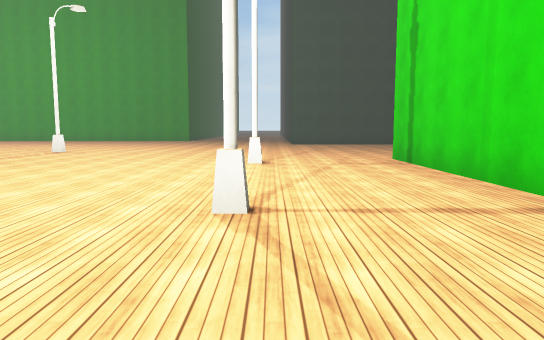
view 1 (above)

24 first-person views from a walk through a Unity game level. The camera is 1.4 m above the floor, tilts 6° down and sees 70° across. The floor is counted in squares, 2 m on a side. Each view is taken from the middle of a square. On the plan, view 1 faces up. The plan holds only what a view shows up to about 11 squares ahead; the rest is blank. The place goes on beyond the plan. The player character is not drawn. Some surface patterns are stand-ins.

view 2
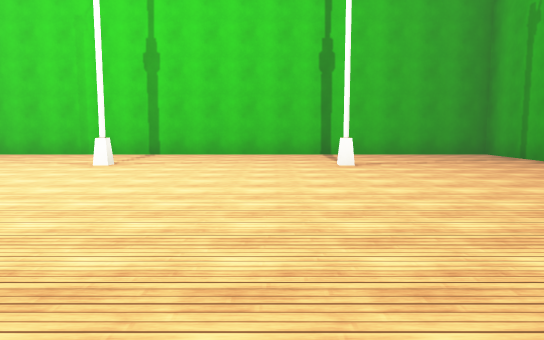

view 3
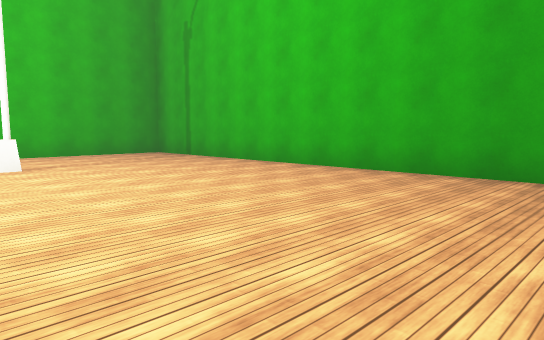

view 4
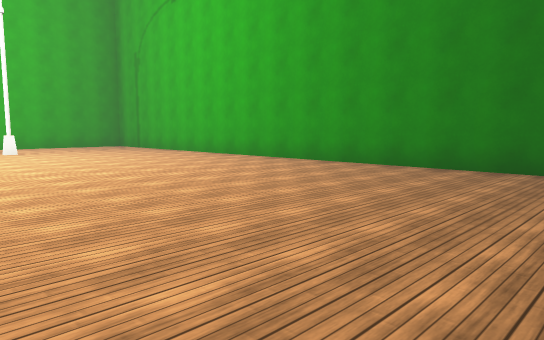

view 5
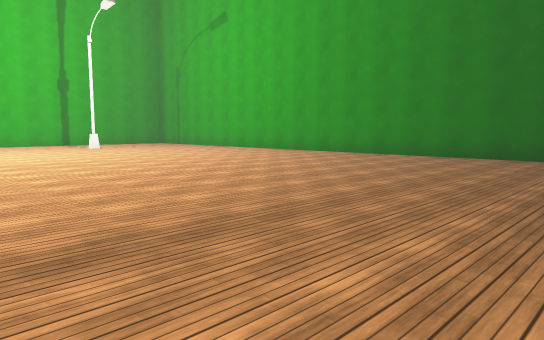

view 6
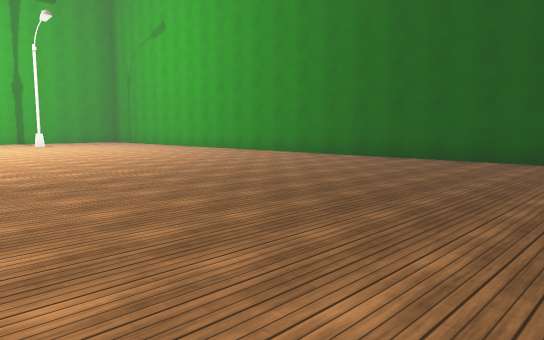

view 7
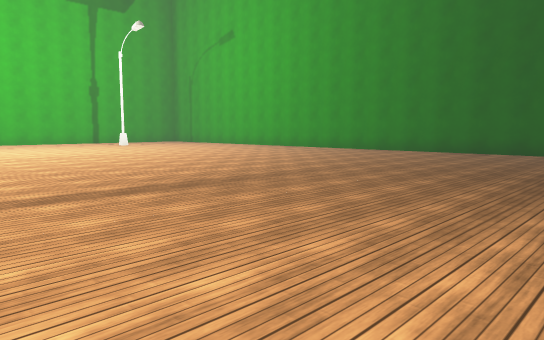

view 8
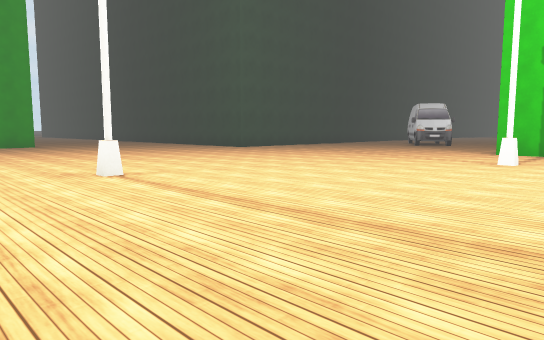

view 9
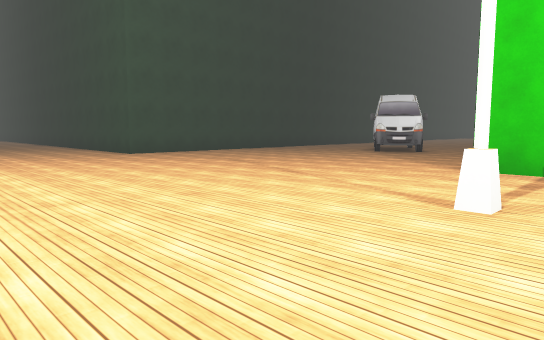

view 10
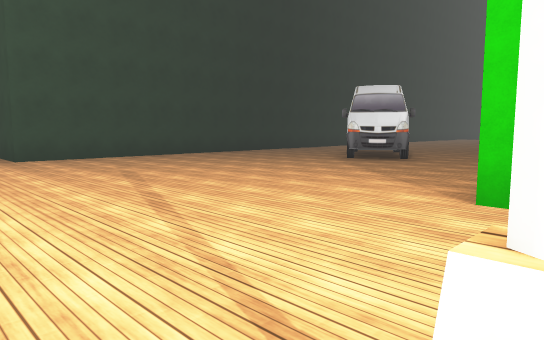

view 11
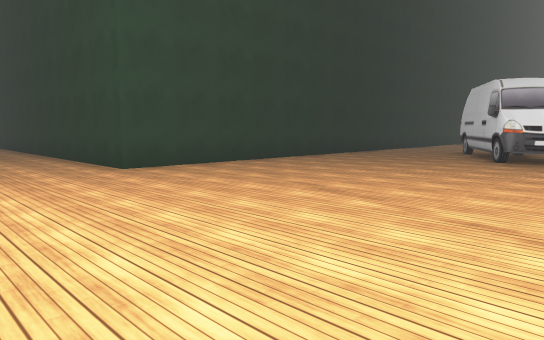

view 12
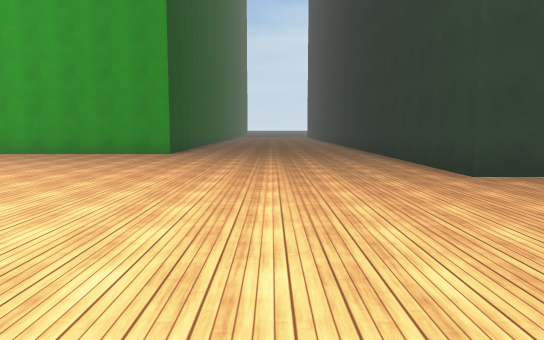

view 13
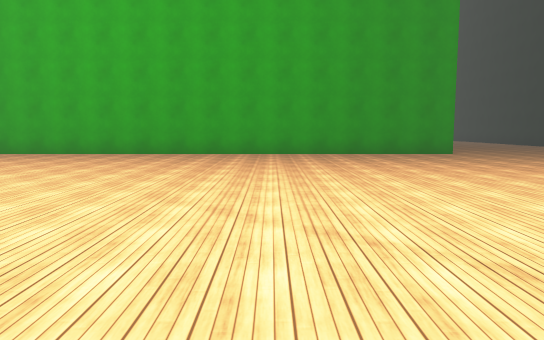

view 14
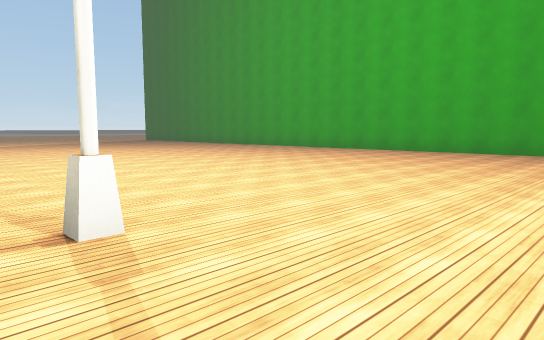

view 15
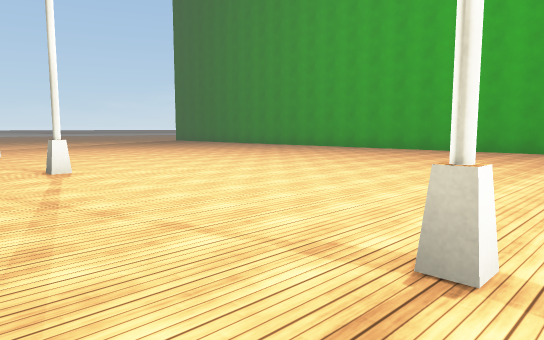

view 16
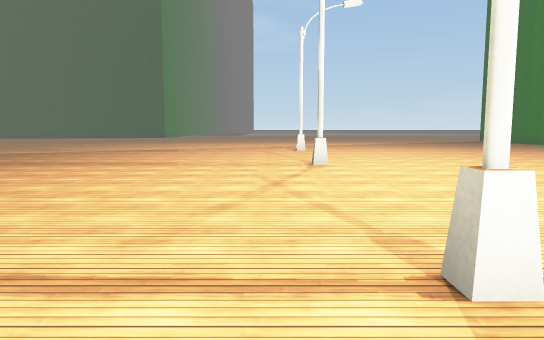

view 17
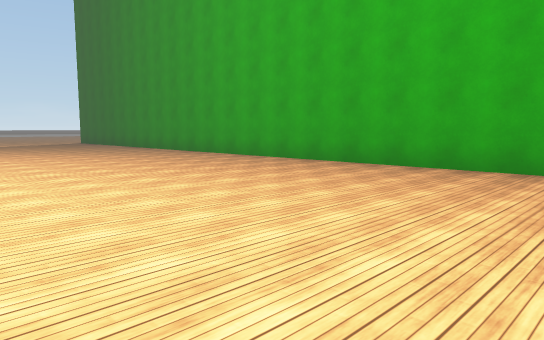

view 18
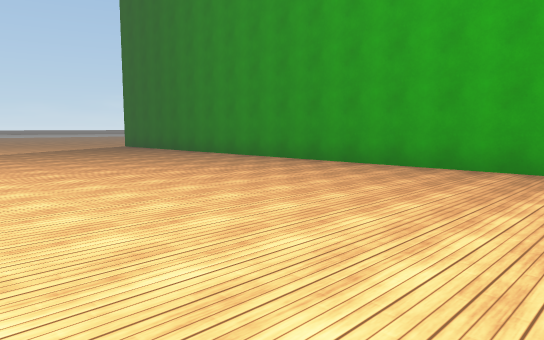

view 19
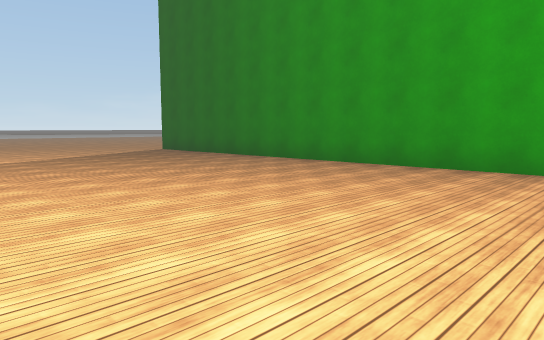

view 20
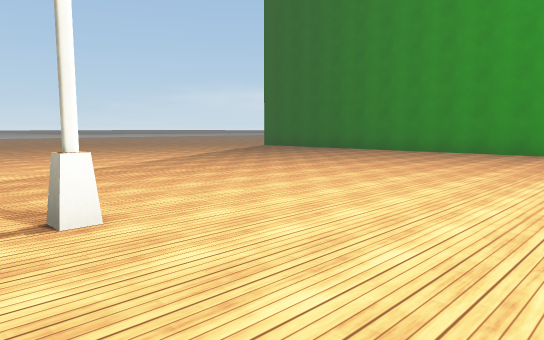

view 21
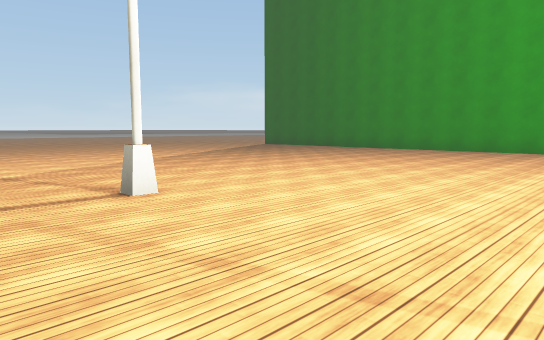

view 22
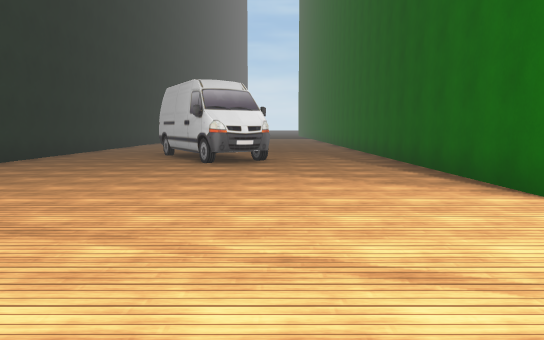

view 23
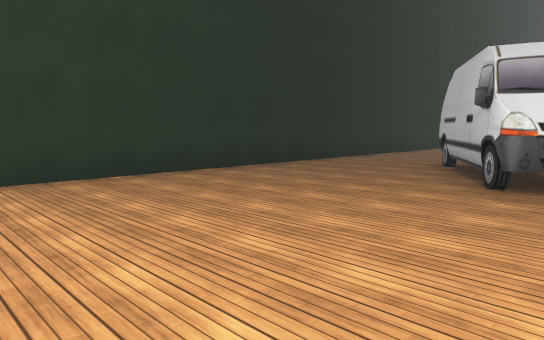

view 24
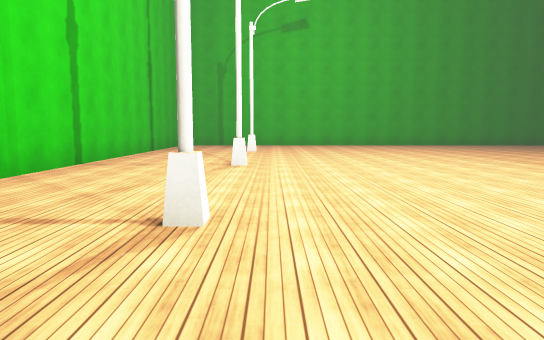

### Floor plan
Key: @ floor where view 1 was taken; # wall or solid block; . floor.
Columns run from 29 left of view 1 to 10 right of it. Each row starts with its distance up from view 1.
 23 #########################.....#
 22 ..............................#
 21 ..............................#
 20 ..............................#
 19 ..............................#
 18 ..............................##########
 17 ........................................
 16 ........................................
 15 .......................................#
 14 .....................................###
 13 ....................................## .
 12 .....#....#.....#... ..#................
 11  ................... ...................
 10       ............   ...................
  9        ..........   ............########
  8        ........     .........#..#
  7        .......      ............#
  6        .........    ............#
  5        .... .........   ........#
  4        ..   ....................#
  3            ..................#..#
  2            .....................#
  1            .....................#
  0            ..................@..#
 -1             .................#..#
 -2             ....................#
 -3             ....................#
 -4             ....................#
 -5             ....................#
 -6              ####################

Positions as (right, up) in squares from view 1, and headings:
1: (0, 0), facing up
2: (-8, 0), facing right
3: (-8, 0), facing down-right
4: (-13, 1), facing down-right
5: (-15, 4), facing down-right
6: (-18, 3), facing down-right
7: (-17, 6), facing down-right
8: (-9, 6), facing up-right
9: (-4, 7), facing up-right
10: (-1, 8), facing up-right
11: (-2, 11), facing up-right
12: (-2, 12), facing up
13: (-10, 12), facing up
14: (-10, 11), facing up-left
15: (-12, 10), facing up-left
16: (-11, 11), facing left
17: (-13, 16), facing up-left
18: (-18, 16), facing up-left
19: (-21, 16), facing up-left
20: (-21, 11), facing up-left
21: (-20, 10), facing up-left
22: (-1, 12), facing right
23: (2, 12), facing up-right
24: (-1, 11), facing down
